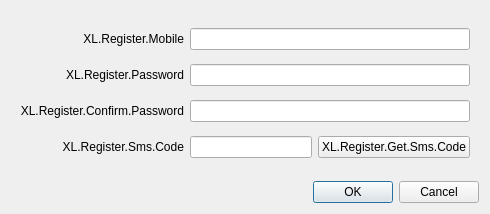
<?xml version="1.0" encoding="UTF-8"?>
<ui version="4.0">
 <class>XLRegisterDialog</class>
 <widget class="QDialog" name="XLRegisterDialog">
  <property name="windowModality">
   <enum>Qt::ApplicationModal</enum>
  </property>
  <property name="geometry">
   <rect>
    <x>0</x>
    <y>0</y>
    <width>490</width>
    <height>214</height>
   </rect>
  </property>
  <property name="windowTitle">
   <string>Dialog</string>
  </property>
  <property name="sizeGripEnabled">
   <bool>false</bool>
  </property>
  <property name="modal">
   <bool>true</bool>
  </property>
  <layout class="QVBoxLayout" name="verticalLayout">
   <item>
    <widget class="QFrame" name="frame">
     <property name="sizePolicy">
      <sizepolicy hsizetype="Expanding" vsizetype="Preferred">
       <horstretch>0</horstretch>
       <verstretch>0</verstretch>
      </sizepolicy>
     </property>
     <property name="frameShape">
      <enum>QFrame::NoFrame</enum>
     </property>
     <property name="frameShadow">
      <enum>QFrame::Raised</enum>
     </property>
     <layout class="QGridLayout" name="gridLayout">
      <item row="3" column="0">
       <widget class="QLabel" name="passwordLabel">
        <property name="text">
         <string>XL.Register.Password</string>
        </property>
        <property name="alignment">
         <set>Qt::AlignRight|Qt::AlignTrailing|Qt::AlignVCenter</set>
        </property>
       </widget>
      </item>
      <item row="5" column="0">
       <widget class="QLabel" name="confirmPasswordLabel">
        <property name="text">
         <string>XL.Register.Confirm.Password</string>
        </property>
        <property name="alignment">
         <set>Qt::AlignRight|Qt::AlignTrailing|Qt::AlignVCenter</set>
        </property>
       </widget>
      </item>
      <item row="1" column="0">
       <widget class="QLabel" name="mobileLabel">
        <property name="text">
         <string>XL.Register.Mobile</string>
        </property>
        <property name="alignment">
         <set>Qt::AlignRight|Qt::AlignTrailing|Qt::AlignVCenter</set>
        </property>
       </widget>
      </item>
      <item row="7" column="0">
       <widget class="QLabel" name="smsCodeLabel">
        <property name="text">
         <string>XL.Register.Sms.Code</string>
        </property>
        <property name="alignment">
         <set>Qt::AlignRight|Qt::AlignTrailing|Qt::AlignVCenter</set>
        </property>
       </widget>
      </item>
      <item row="1" column="1">
       <widget class="QLineEdit" name="mobileEdit">
        <property name="inputMethodHints">
         <set>Qt::ImhDialableCharactersOnly|Qt::ImhNoAutoUppercase</set>
        </property>
       </widget>
      </item>
      <item row="3" column="1">
       <widget class="QLineEdit" name="passwordEdit">
        <property name="echoMode">
         <enum>QLineEdit::Password</enum>
        </property>
       </widget>
      </item>
      <item row="5" column="1">
       <widget class="QLineEdit" name="confirmPasswordEdit">
        <property name="echoMode">
         <enum>QLineEdit::Password</enum>
        </property>
       </widget>
      </item>
      <item row="7" column="1">
       <layout class="QHBoxLayout" name="horizontalLayout_4">
        <item>
         <widget class="QLineEdit" name="smsCodeEdit">
          <property name="inputMethodHints">
           <set>Qt::ImhNoAutoUppercase|Qt::ImhPreferNumbers</set>
          </property>
         </widget>
        </item>
        <item>
         <widget class="QPushButton" name="refreshSmsCodeButton">
          <property name="text">
           <string>XL.Register.Get.Sms.Code</string>
          </property>
         </widget>
        </item>
       </layout>
      </item>
     </layout>
    </widget>
   </item>
   <item>
    <widget class="QDialogButtonBox" name="buttonBox">
     <property name="orientation">
      <enum>Qt::Horizontal</enum>
     </property>
     <property name="standardButtons">
      <set>QDialogButtonBox::Cancel|QDialogButtonBox::Ok</set>
     </property>
    </widget>
   </item>
  </layout>
 </widget>
 <resources/>
 <connections>
  <connection>
   <sender>buttonBox</sender>
   <signal>accepted()</signal>
   <receiver>XLRegisterDialog</receiver>
   <slot>accept()</slot>
   <hints>
    <hint type="sourcelabel">
     <x>248</x>
     <y>254</y>
    </hint>
    <hint type="destinationlabel">
     <x>157</x>
     <y>274</y>
    </hint>
   </hints>
  </connection>
  <connection>
   <sender>buttonBox</sender>
   <signal>rejected()</signal>
   <receiver>XLRegisterDialog</receiver>
   <slot>reject()</slot>
   <hints>
    <hint type="sourcelabel">
     <x>316</x>
     <y>260</y>
    </hint>
    <hint type="destinationlabel">
     <x>286</x>
     <y>274</y>
    </hint>
   </hints>
  </connection>
 </connections>
</ui>
